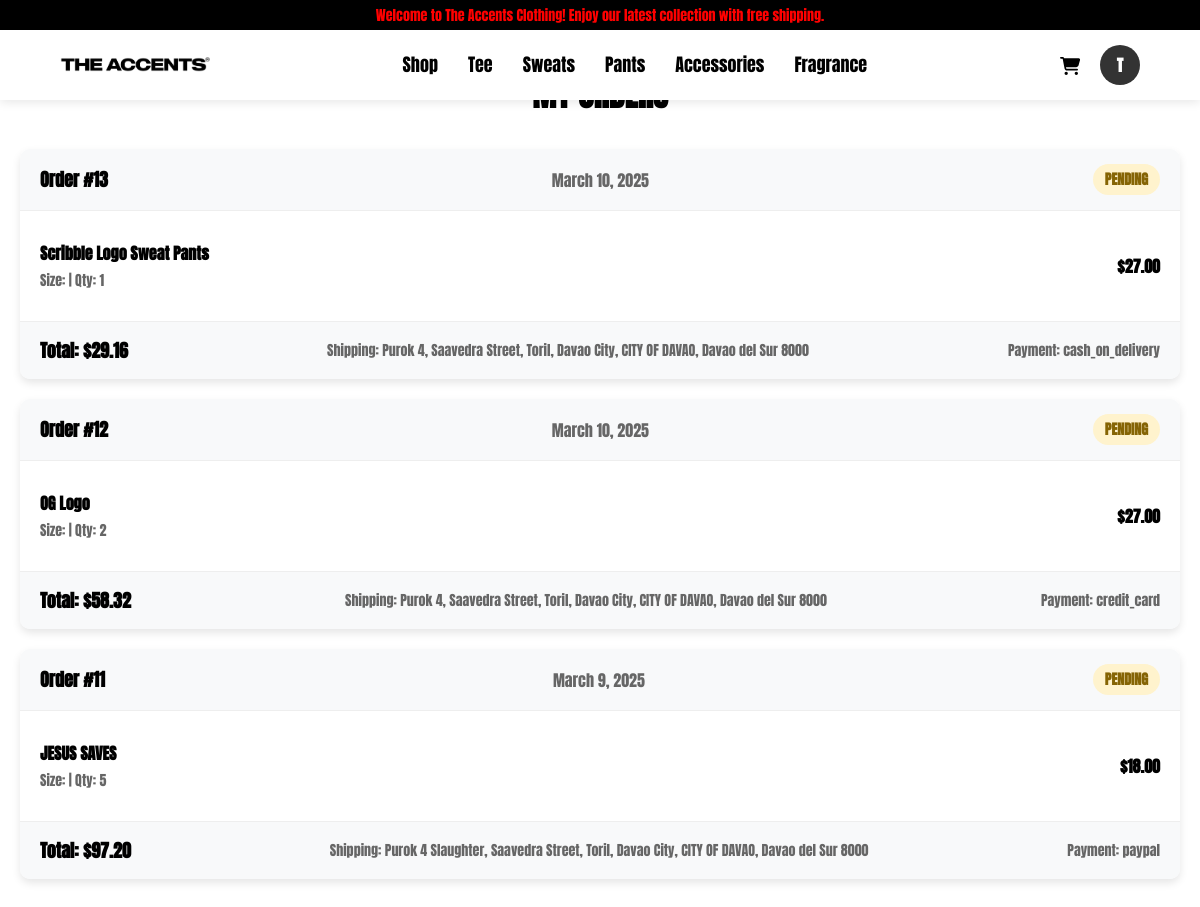
The app's page /order_users.php (signed in) with its own data.
### tables this page shows
CREATE TABLE `categories` (
  `id` int(11) NOT NULL,
  `category_name` varchar(100) NOT NULL,
  `date_added` timestamp NOT NULL DEFAULT current_timestamp(),
  `date_edited` timestamp NOT NULL DEFAULT current_timestamp() ON UPDATE current_timestamp()
);

CREATE TABLE `customer_orders` (
  `order_id` int(11) NOT NULL,
  `customer_name` varchar(255) NOT NULL,
  `product_id` int(11) NOT NULL,
  `email` varchar(255) NOT NULL,
  `phone` varchar(20) NOT NULL,
  `address` text NOT NULL,
  `payment_method` enum('Cash','Credit Card','Debit Card','PayPal') NOT NULL,
  `quantity` int(11) NOT NULL,
  `order_date` timestamp NOT NULL DEFAULT current_timestamp()
);

CREATE TABLE `products` (
  `ProductID` int(11) NOT NULL,
  `ProductName` varchar(100) NOT NULL,
  `Description` text DEFAULT NULL,
  `Price` decimal(10,2) NOT NULL,
  `sizes` varchar(255) NOT NULL,
  `StockQuantity` int(11) NOT NULL,
  `images` text NOT NULL,
  `created_at` timestamp NOT NULL DEFAULT current_timestamp(),
  `categories` varchar(255) NOT NULL,
  `edited_at` timestamp NOT NULL DEFAULT current_timestamp() ON UPDATE current_timestamp(),
  `updated_at` timestamp NOT NULL DEFAULT current_timestamp() ON UPDATE current_timestamp()
);

### order_users.php (the view, shortened to what this page needs)
<?php
require 'db_connection.php';
$username = htmlspecialchars($_SESSION['username']);
?>
<!DOCTYPE html>
<html lang="en">
<head>
    <link rel="stylesheet" href="https://cdnjs.cloudflare.com/ajax/libs/font-awesome/6.6.0/css/all.min.css">
</head>
<body>
    <header>
        <div class="running-text">
            <span>Welcome to The Accents Clothing! Enjoy our latest collection with free shipping.</span>
        </div>
        <nav>
            <div class="logo">
                <a href="shop)customer.php"><img src="images/the_accents_logo.png" alt="The Accents Logo"></a>
            </div>
            <div class="nav-links">
                <a href="shop_customer.php">Shop</a>
                <?php
                $category_query = "SELECT category_name FROM categories";
                $category_result = $conn->query($category_query);
                if ($category_result && $category_result->num_rows > 0) {
                    while ($row = $category_result->fetch_assoc()) {
                        $category = htmlspecialchars($row['category_name']);
                        echo "<a href='shop_customer.php?category=$category'>$category</a>";
                    }
                }
                ?>
            </div>
                <div class="user-links">
                    <a href="cart.php"><i class="fas fa-shopping-cart"></i></a>
                    <div class="profile-container">
                        <div class="profile-circle" id="profileToggle">
                            <?php echo strtoupper(substr($username, 0, 1)); ?>
                        </div>
                    </div>
                </div>
        </nav>
    </header>
    <?php
require 'db_connection.php';
$user_id = $_SESSION['user_id'];
$query = "SELECT o.OrderID, o.OrderDate, o.TotalAmount, o.delivery_status,
          o.shipping_address AS address, o.payment_method,
          co.product_id, co.quantity, p.ProductName, p.Price, p.sizes
          FROM orders o
          LEFT JOIN customer_orders co ON o.OrderID = co.order_id
          LEFT JOIN products p ON co.product_id = p.ProductID
          WHERE o.UserID = ?
          ORDER BY o.OrderDate DESC";
$stmt = $conn->prepare($query);
$stmt->bind_param("i", $user_id);
$stmt->execute();
$result = $stmt->get_result();
$orders = [];
while ($row = $result->fetch_assoc()) {
    $orderId = $row['OrderID'];
    if (!isset($orders[$orderId])) {
        $orders[$orderId] = [
            'order_id' => $orderId,
            'order_date' => $row['OrderDate'],
            'TotalAmount' => $row['TotalAmount'],
            'delivery_status' => $row['delivery_status'],
            'address' => $row['address'],
            'payment_method' => $row['payment_method'],
            'items' => []
        ];
    }
    if ($row['product_id']) {
        $orders[$orderId]['items'][] = [
            'ProductName' => $row['ProductName'],
            'Size' => $row['sizes'],
            'Quantity' => $row['quantity'],
            'Price' => $row['Price']
        ];
    }
}
?>
<!DOCTYPE html>
<html lang="en">
<head>
</head>
<body>
    <div class="container">
        <h1 class="page-title">My Orders</h1>
        <?php if (!empty($orders)) : ?>
            <div class="orders-container">
                <?php foreach ($orders as $order) : ?>
                    <div class="order-card">
                        <div class="order-header">
                            <div class="order-number">Order #<?= $order['order_id'] ?></div>
                            <div class="order-date">
                                <?= date('F j, Y', strtotime($order['order_date'])) ?>
                            </div>
                            <div class="order-status status-<?= strtolower($order['delivery_status']) ?>">
                                <?= htmlspecialchars($order['delivery_status']) ?>
                            </div>
                        </div>
                        <div class="order-items">
                            <?php if (!empty($order['items'])) : ?>
                                <?php foreach ($order['items'] as $item) : ?>
                                    <div class="order-item">
                                        <div class="item-details">
                                            <div class="item-name"><?= htmlspecialchars($item['ProductName']) ?></div>
                                            <div class="item-meta">
                                                Size: <?= htmlspecialchars($item['Size']) ?> |
                                                Qty: <?= (int)$item['Quantity'] ?>
                                            </div>
                                        </div>
                                        <div class="item-price">$<?= number_format($item['Price'], 2) ?></div>
                                    </div>
                                <?php endforeach; ?>
                            <?php else: ?>
                                <p>No item details available</p>
                            <?php endif; ?>
                        </div>
                        <div class="order-footer">
                            <div class="order-total">Total: $<?= number_format($order['TotalAmount'], 2) ?></div>
                            <div class="shipping-info">
                                Shipping: <?= htmlspecialchars($order['address']) ?>
                            </div>
                            <div class="payment-method">
                                Payment: <?= htmlspecialchars($order['payment_method']) ?>
                            </div>
                        </div>
                    </div>
                <?php endforeach; ?>
            </div>
        <?php endif; ?>
    </div>
</body>
</html>

### order_users.php (style rules this page uses)
* { margin: 0; padding: 0; font-family: "Anton", sans-serif; box-sizing: border-box; }
header { width: 100%; position: fixed; top: 0; left: 0; z-index: 1000; background: white; }
.running-text { background-color: black; color: red; padding: 10px 0; text-align: center; font-size: 14px; overflow: hidden; white-space: nowrap; position: relative; height: 30px; display: flex; align-items: center; font-family: "Atkinson Hyperlegible Mono", monospace; }
.running-text span { display: inline-block; position: absolute; width: 100%; background-color: black; animation: marquee 30s linear infinite; }
nav { display: flex; justify-content: space-between; align-items: center; padding: 15px 5%; background-color: white; box-shadow: 0px 2px 10px rgba(0, 0, 0, 0.1); }
.logo img { width: 150px; }
.nav-links { display: flex; gap: 30px; }
.nav-links a { position: relative; text-decoration: none; font-size: 18px; color: black; transition: 0.3s; display: inline-block; }
.nav-links a::after { content: ''; width: 0%; height: 2px; background: black; display: block; margin: auto; transition: 0.5s; }
.profile-container { position: relative; display: inline-block; }
.profile-circle { width: 40px; height: 40px; background-color: #333; color: white; font-size: 16px; font-weight: bold; display: flex; align-items: center; justify-content: center; border-radius: 50%; text-transform: uppercase; cursor: pointer; }
.user-links { display: flex; align-items: center; gap: 20px; }
.user-links a { text-decoration: none; font-size: 18px; color: black; transition: 0.3s; }
.container { max-width: 1200px; margin: 150px auto 50px; padding: 20px; }
.page-title { text-align: center; margin-bottom: 30px; margin-top: -100px; font-size: 32px; text-transform: uppercase; }
.orders-container { display: flex; flex-direction: column; gap: 20px; }
.order-card { background: white; border-radius: 10px; box-shadow: 0 4px 8px rgba(0, 0, 0, 0.1); overflow: hidden; }
.order-header { background-color: #f8f9fa; padding: 15px 20px; display: flex; justify-content: space-between; align-items: center; border-bottom: 1px solid #eee; }
.order-number { font-size: 18px; font-weight: bold; }
.order-date { color: #666; font-size: 16px; }
.order-status { display: inline-block; padding: 5px 12px; border-radius: 20px; font-size: 14px; font-weight: bold; text-transform: uppercase; }
.status-pending { background-color: #fff3cd; color: #856404; }
.order-items { padding: 20px; }
.order-item { display: flex; align-items: center; padding: 10px 0; border-bottom: 1px solid #eee; }
.order-item:last-child { border-bottom: none; }
.item-details { flex: 1; }
.item-name { font-size: 16px; font-weight: bold; }
.item-meta { font-size: 14px; color: #666; margin-top: 5px; }
.item-price { font-size: 16px; font-weight: bold; }
.order-footer { background-color: #f8f9fa; padding: 15px 20px; display: flex; justify-content: space-between; align-items: center; border-top: 1px solid #eee; }
.order-total { font-size: 18px; font-weight: bold; }
.shipping-info { color: #666; font-size: 14px; }
.payment-method { color: #666; font-size: 14px; }

### records on screen
categories: category_name "Tee"
categories: category_name "Sweats"
categories: category_name "Pants"
categories: category_name "Accessories"
categories: category_name "Fragrance"
customer_orders: product.ProductName "Scribble Logo Sweat Pants", quantity "1", product.Price "27.00"
customer_orders: product.ProductName "OG Logo", quantity "2", product.Price "27.00"
customer_orders: product.ProductName "JESUS SAVES", quantity "5", product.Price "18.00"

### other values on screen
substr($username, 0, 1) "T"
$order['order_id'] "13"
date('F j, Y', strtotime($order['order_date'])) "March 10, 2025"
$order['delivery_status'] "PENDING"
$order['TotalAmount'] "29.16"
$order['address'] "Purok 4, Saavedra Street, Toril, Davao City, CITY OF DAVAO, Davao del Sur 8000"
$order['payment_method'] "cash_on_delivery"
$order['order_id'] "12"
$order['TotalAmount'] "58.32"
$order['payment_method'] "credit_card"
$order['order_id'] "11"
date('F j, Y', strtotime($order['order_date'])) "March 9, 2025"
$order['TotalAmount'] "97.20"
$order['address'] "Purok 4 Slaughter, Saavedra Street, Toril, Davao City, CITY OF DAVAO, Davao del Sur 8000"
$order['payment_method'] "paypal"
